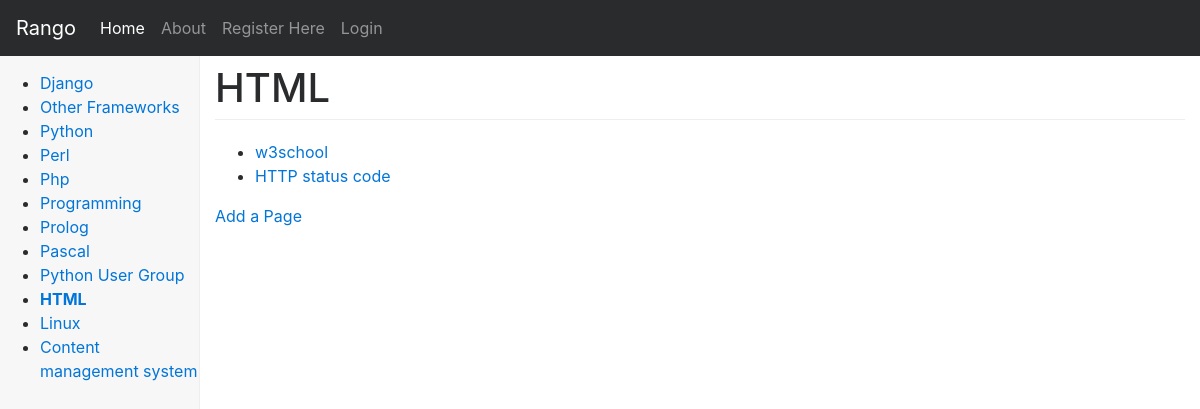
The page /rango/category/html/ on the database as committed earlier.
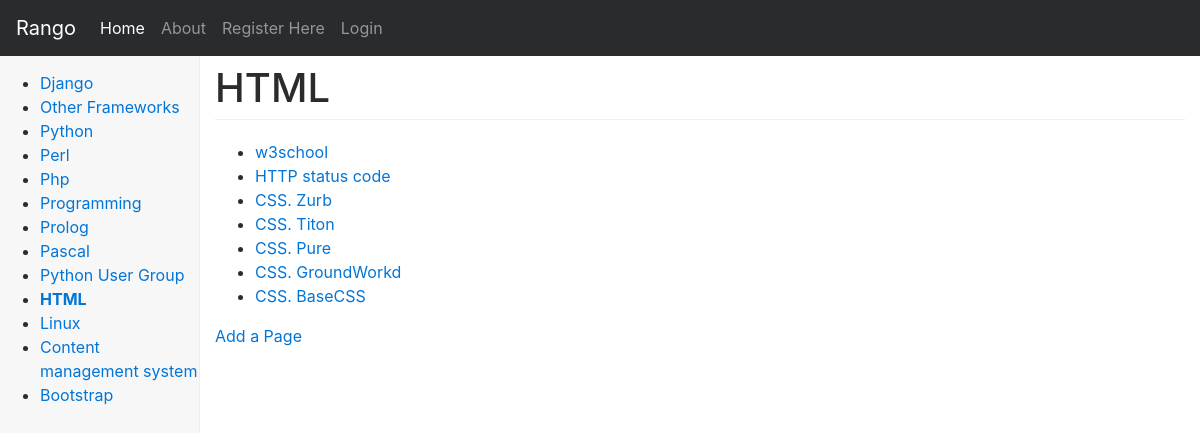
The same page on the database as committed later.
### rango/models.py (models this page shows, shortened)
class Category(models.Model):
    name = models.CharField(max_length=MAX_LENGTH_128, unique=True)
    views = models.PositiveIntegerField(default=0)
    likes = models.PositiveIntegerField(default=0)
    slug = models.SlugField(unique=True)  # blank=True
    class Meta:
        verbose_name_plural = "Categories"

class Page(models.Model):
    category = models.ForeignKey(Category)
    title = models.CharField(max_length=MAX_LENGTH_128)
    url = models.URLField(max_length=MAX_LENGTH_200)
    views = models.PositiveIntegerField(default=0)

### rango/views.py (the view)
def show_category(request, category_name_slug):
    context_dict = {}
    try:
        category = Category.objects.get(slug=category_name_slug)
        pages = Page.objects.filter(category=category)
        context_dict['pages'] = pages
        context_dict['category'] = category
    except Category.DoesNotExist:
        context_dict['category'] = None
        context_dict['pages'] = None
    return render(request, 'rango/category.html', context_dict)

### rango/templatetags/rango_template_tags.py (called while the page is built)
@register.inclusion_tag('rango/cats.html')
def get_category_list(cat=None):
    return {'cats': Category.objects.all(),
            'act_cat': cat}

### templates/rango/category.html (shortened to what this page needs)
{% extends 'rango/base.html' %}
{% load staticfiles %}
{% block body_block %}
    {% if category %}
        <h1>{{ category.name }}</h1>
        {% if pages %}
            <ul>
                {% for page in pages %}
                    <li><a href="{{ page.url }}">{{ page.title }}</a></li>
                {% endfor %}
            </ul>
        {% else %}
            <strong>No pages currently in category.</strong>
        {% endif %}
        <a href="{% url 'rango:add_page' category.slug %}">Add a Page</a>
    {% else %}
        The specified category does not exist!
    {% endif %}
{% endblock %}

### templates/rango/base.html (shortened to what this page needs)
<!DOCTYPE html>
{% load staticfiles %}
{% load rango_template_tags %}
<html lang="en">
<head>
    <link href="{% static 'css/bootstrap.min.css' %}" rel="stylesheet">
    <link href="{% static 'css/dashboard.css' %}"
          rel="stylesheet">
</head>
<body>
<nav class="navbar navbar-toggleable-md navbar-inverse fixed-top bg-inverse">
    <a class="navbar-brand" href="{% url 'rango:index' %}">Rango</a>
    <div class="collapse navbar-collapse" id="navbar">
       <ul class="navbar-nav mr-auto">
        <li class="nav-item active">
            <a class="nav-link" href="{% url 'rango:index' %}">Home
                <span class="sr-only">(current)</span></a>
        </li>
        <li class="nav-item">
            <a class="nav-link" href="{% url 'rango:about' %}">About</a>
        </li>
        {% if user.is_authenticated %}
        <li class="nav-item">
            <a class="nav-link"
               href="{% url 'rango:add_category' %}">
                Add a New Category
            </a>
        </li>
        <li class="nav-item">
            <a class="nav-link"
               href="{% url 'auth_logout' %}?next=/rango/">
                Logout
            </a>
        </li>
        {% else %}
        <li class="nav-item">
            <a class="nav-link"
               href="{% url 'registration_register' %}">Register Here</a>
        </li>
        <li class="nav-item">
            <a class="nav-link"
               href="{% url 'auth_login' %}">Login</a>
        </li>
        {% endif %}
        </ul>
    </div>
</nav>
<div class="container-fluid">
    <div class="row">
        <nav class="col-sm-3 col-md-2 hidden-xs-down bg-faded sidebar">
            {% block sidebar_block %}
                {% get_category_list category %}
            {% endblock %}
        </nav>
        <main class="col-sm-9 offset-sm-3 col-md-10 offset-md-2 pt-3">
            {% block body_block %}{% endblock %}
        </main>
    </div>
</div>
</body>
</html>

### templates/rango/cats.html
<ul>
    {% if cats %}
        {% for c in cats %}
            {% if c == act_cat %}
                <li>
                    <strong>
                        <a href="{% url 'rango:show_category' c.slug %}">{{ c.name }}</a>
                    </strong>
                </li>
            {% else %}
                <li>
                    <a href="{% url 'rango:show_category' c.slug %}">{{ c.name }}</a>
                </li>
            {% endif %}
        {% endfor %}
    {% else %}
        <li><strong>There are no categories present.</strong></li>
    {% endif %}
</ul>

### static/css/dashboard.css (style rules this page uses)
body { padding-top: 50px; }
h1 { margin-bottom: 20px; padding-bottom: 9px; border-bottom: 1px solid #eee; }
.sidebar { position: fixed; top: 51px; bottom: 0; left: 0; z-index: 1000; padding: 20px; overflow-x: hidden; overflow-y: auto; border-right: 1px solid #eee; }
.sidebar { padding-left: 0; padding-right: 0; }

Rows that differ between the two databases and show on the page:
added Category: name "Bootstrap"
added Page: title "CSS. Zurb"
added Page: title "CSS. Titon"
added Page: title "CSS. Pure"
added Page: title "CSS. GroundWorkd"
added Page: title "CSS. BaseCSS"
